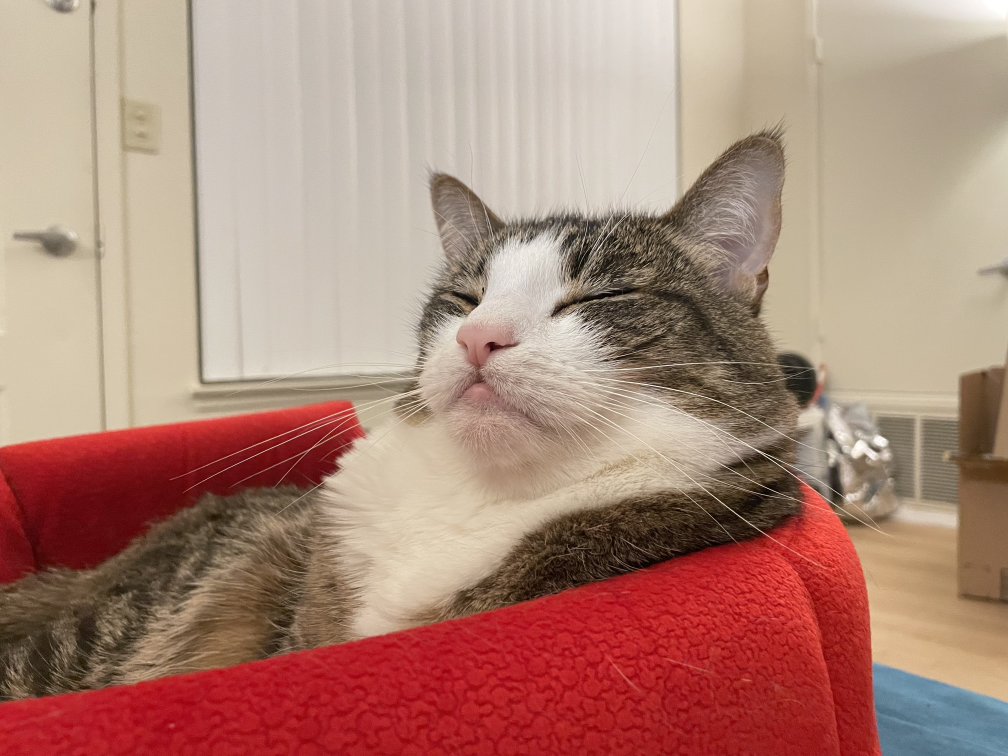
#> input picture images/cat_sloan.jpg, 4032 x 3024 px (shown at 1/4 size)
$ jupyter execute ImageProcessing.ipynb
#> lines starting #> are read from the running program, lines starting #| are printed output that depends on the picture
# Image Processing using Python
Welcome to the tutorial of Image Processing with Python and SciPy. This tutorial will walk you through how to process an image from loading an image to adding image effects to your picture.

**You will learn to:**
- Load a full-color image to a NumPy array
- Display the image in your Jupyter Notebook
- Crop the image to a square shape
- Create a thumbnail of the image
- Apply a color effect using built-in colormap
- Flip an image
- Save your output image to an image file

## 1. Load the packages needed for this exercise
- [numpy](https://numpy.org/) one of the core packages in the scipy ecosystem, powerful N-dimensional array package
- [scipy](https://www.scipy.org/) a Python-based ecosystem of open-source software for mathematics, science, and engineering
- [matplotlib](https://matplotlib.org/) another core package in scipy ecosystem, a comprehensive library for creating static, animated, and interactive visualizations in Python
- [PIL](https://python-pillow.org/) a Python-based image library

[cell 1]
import numpy as np
import scipy
import matplotlib as mpl
import matplotlib.pyplot as plt
from PIL import Image, ImageEnhance

## 2. Load images to Jupyter Notebook
Here we are going to read a picture of cat sloan using python. The picture is saved in the 'images' folder. We are using the 'Image' package of Pillow to load the picutre and convert it to a NumPy array.

[cell 2]
# Put your image path here
fname = "images/" + "cat_sloan.jpg"

# Load the image as NumPy array
my_image = Image.open(fname)
#> my_image is the input picture: PIL image 4032x3024 RGB; mean R, G, B 173.1, 133.7, 119.8
image = np.array(my_image)
print(type(image))
#| <class 'numpy.ndarray'>

## 3. Display the image with a caption
We are going to use matplotlib.pyplot to plot the image with a caption. The caption is placed under the image in the center.

[cell 3]
# Display my image and its resolution
width, height = my_image.size
#> width = 4032; height = 3024
caption = "Fig. 1 Cat Sloan (width:" + str(width) + " height: " + str(height) + ")"
plt.imshow(image)
plt.figtext(0.5, 0.01, caption, wrap=True, horizontalalignment='center')
plt.show()

## 4. Crop the image to a square shape
Assume we are going to keep the center part of the picture and crop it as a square. As we already know the width and height of the image, we are going to choose a proper side length smaller than both of them. Here we use 2500.

[cell 4]
# Crop the image to (2500, 2500, 3)
left = (width - 2500)/2
#> left = 766
right = (width + 2500)/2
#> right = 3266
top = (height - 2500)/2
#> top = 262
bottom = (height + 2500)/2
#> bottom = 2762
image_crop = my_image.crop((left, top, right, bottom))
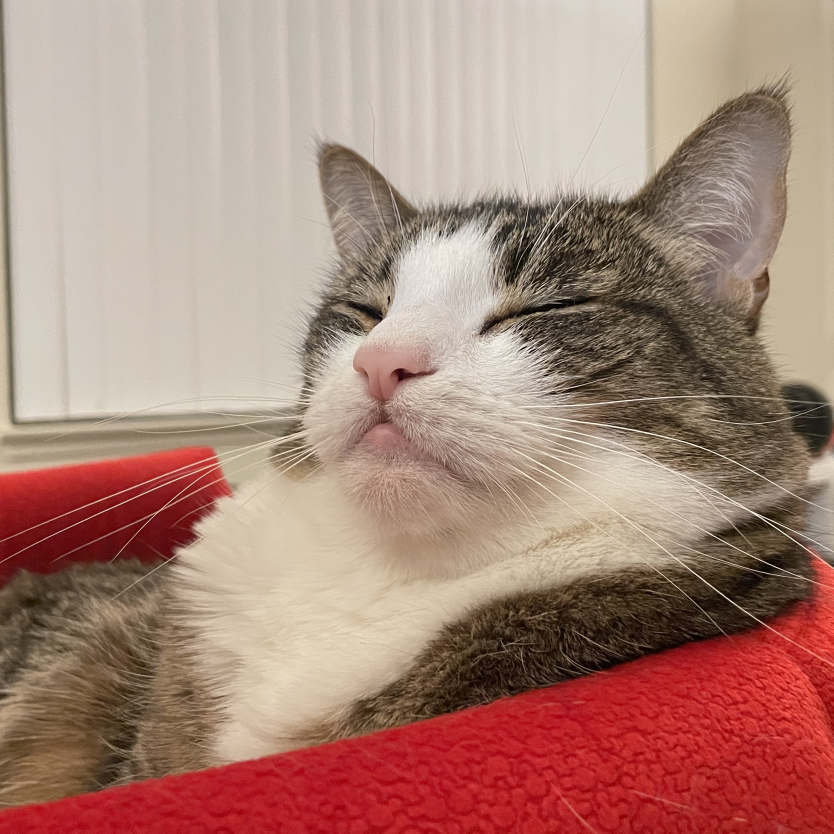
#> image_crop: PIL image 2500x2500 RGB (shown at 1/3 size); mean R, G, B 169.9, 133.4, 120.6

new_width, new_height = image_crop.size
#> new_width = 2500; new_height = 2500
caption2 = "Fig. 2 Cat Sloan - Cropped (width:" + str(new_width) + " height: " + str(new_height) + ")"
plt.imshow(image_crop)
plt.figtext(0.5, 0.01, caption2, wrap=True, horizontalalignment='center')
plt.show()

## 5. Create a thumbnail of the image
As the thumbnail function will edit the image in-place, we are going to create a copy of the original file and edit on the copy. In this way, it won't effect the resolution of the original image object. And then we save the thumbnail to the 'images' folder.

[cell 5]
# Create a thumbnail for the image
image_thm = image_crop.copy()
image_thm.thumbnail((new_width/2, new_width/2))
image_thm.save("images/"+"sloan_thumbnail.jpg")

width_thm, height_thm = image_thm.size
#> width_thm = 1250; height_thm = 1250
caption3 = "Fig. 3 Cat Sloan - Thumbnail (width:" + str(width_thm) + " height: " + str(height_thm) +")"
plt.imshow(image_thm)
plt.figtext(0.5, 0.01, caption3, wrap=True, horizontalalignment='center')
plt.show()

## 6. Add a color effect to the picture
We are going to use matplotlib default color ramps to add an color effect to the image. Here we choose the 'twilight' colormap which will give the image an effect of fake negative film.

[cell 6]
# Add a color effect to sloan
# Select a color map
colormap = mpl.cm.get_cmap('twilight')
# Convert to grayscale
image_g = image_crop.convert('L')
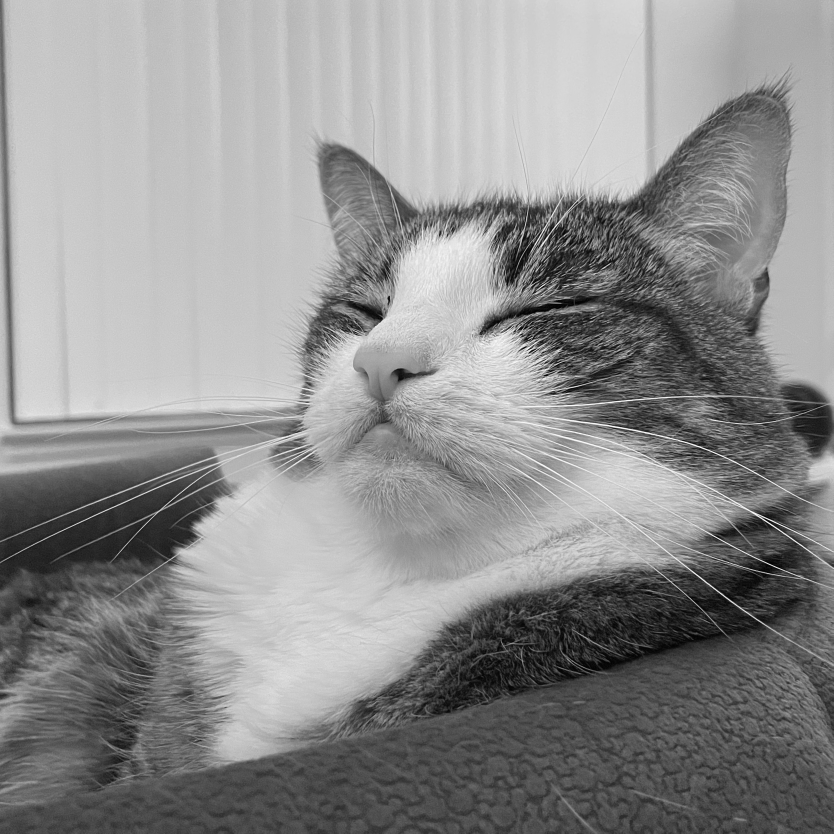
#> image_g: PIL image 2500x2500 L (shown at 1/3 size); min 0, max 254, mean 142.9
# Convert to numpy array
image_c = np.array(image_g)
# Apply color map
image_c = colormap(image_c)
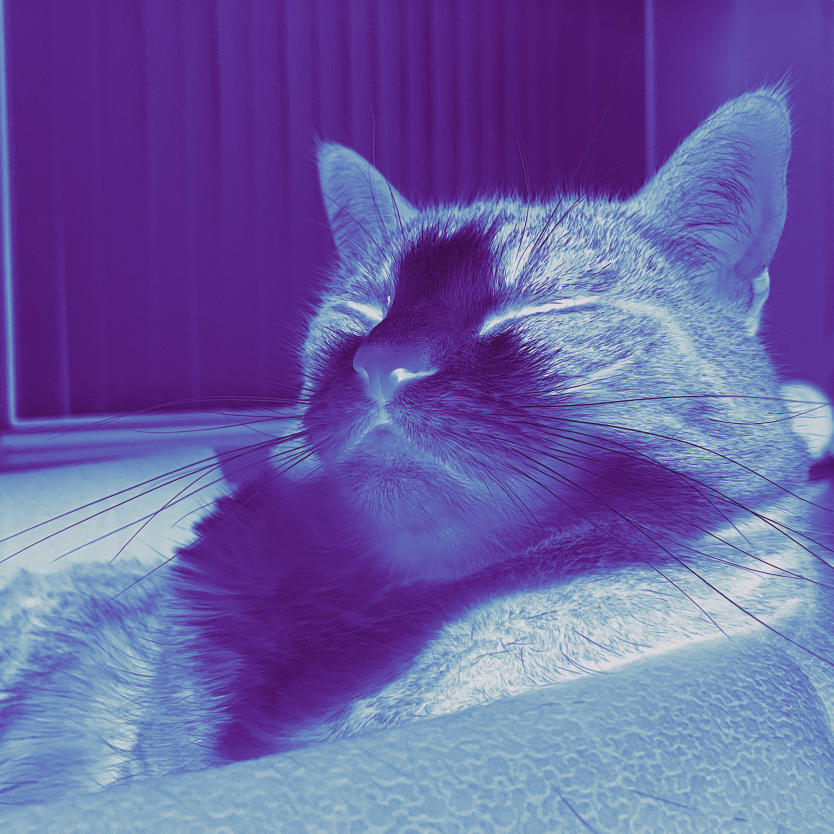
#> image_c: shape (2500, 2500, 4) float64 (shown at 1/3 size); mean of channels 0, 1, 2, 3 0.42, 0.377, 0.644, 1; drawn as R, G, B

# convert to image object
image_c = np.uint8(image_c * 255)
image_color = Image.fromarray(image_c)

caption4 = "Fig. 4 Cat Sloan - Twilight Effect"
plt.imshow(image_color)
plt.figtext(0.5, 0.01, caption4, wrap=True, horizontalalignment='center')
plt.show()

## 7. Flip the image (left-right)
This trick can be used when there're not enough sample photos for model training. We are going to apply the transpose function to the image_color image object.

[cell 7]
# Flip the image of sloan
image_flip = image_color.transpose(Image.FLIP_LEFT_RIGHT)
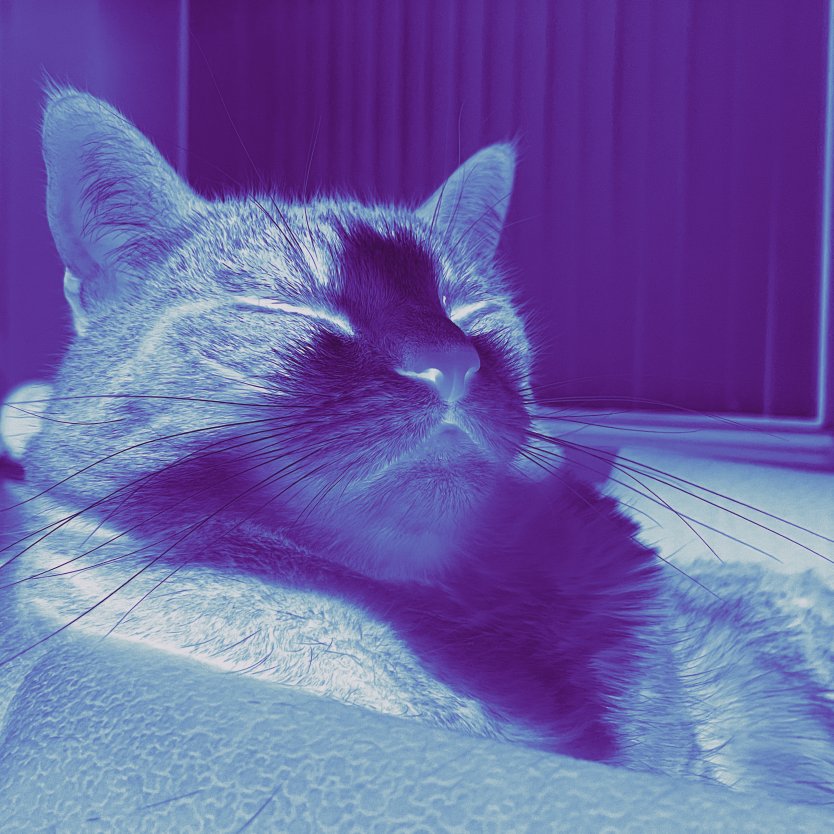
#> image_flip: PIL image 2500x2500 RGBA (shown at 1/3 size); mean R, G, B, A 106.8, 95.7, 163.8, 255

caption5 = "Fig. 5 Cat Sloan - Flipped"
plt.imshow(image_flip)
plt.figtext(0.5, 0.01, caption5, wrap=True, horizontalalignment='center')
plt.show()

## 8. Increase the brightness of the image
The image looks a little bit dark right now. To increase the brightness of the current image, we can use the ImageEnhance function and call the Brightness method. In this case, the brightness factor is set as 1.5. You can play with the factor to see how the photo looks like after adjusting the brightness.

[cell 8]
# Increase the Brightness of the image
image_bright = ImageEnhance.Brightness(image_flip).enhance(1.5)
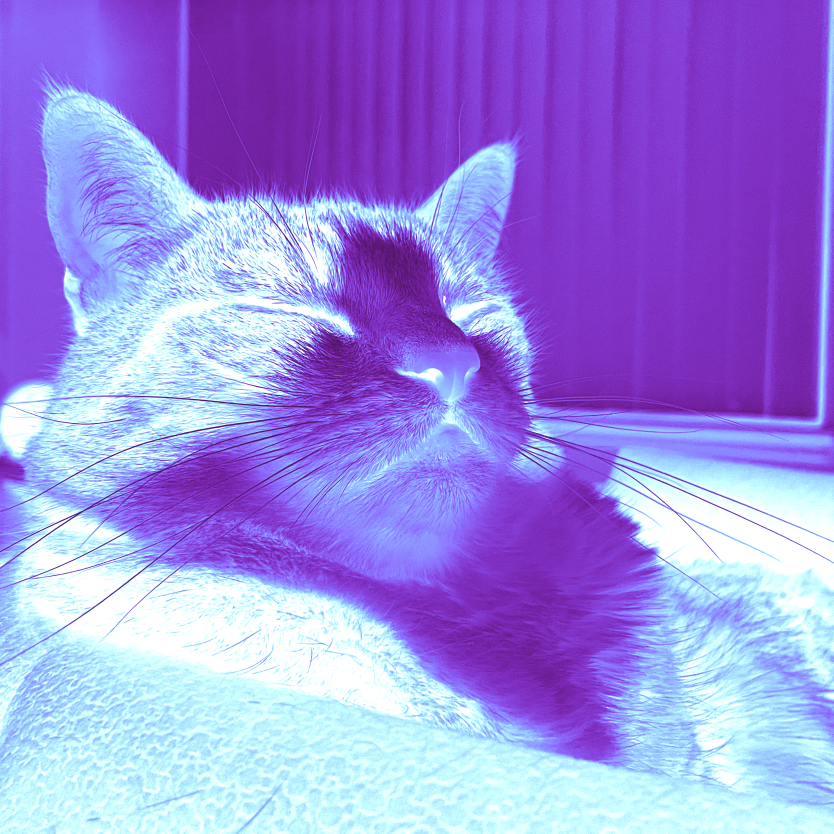
#> image_bright: PIL image 2500x2500 RGBA (shown at 1/3 size); mean R, G, B, A 158, 138.7, 228.2, 255

caption6 = "Fig. 6 Cat Sloan - Brighter"
plt.imshow(image_bright)
plt.figtext(0.5, 0.01, caption6, wrap=True, horizontalalignment='center')
plt.show()

## 9. Save your work
We want to keep the file type consistent with the original files as jpg. The current image object has Red, Green, Blue  valuse and an Alpha value which represents the transparency of the image. But a jpg file doesn't have transparency. So before we save the image, we need to convert the image object to RGB format.

[cell 9]
image_output = image_bright.convert('RGB')
image_output.save("images/"+"sloan_bright.jpg")

$ run again, with images/sloan_bright.jpg copied over images/cat_sloan.jpg
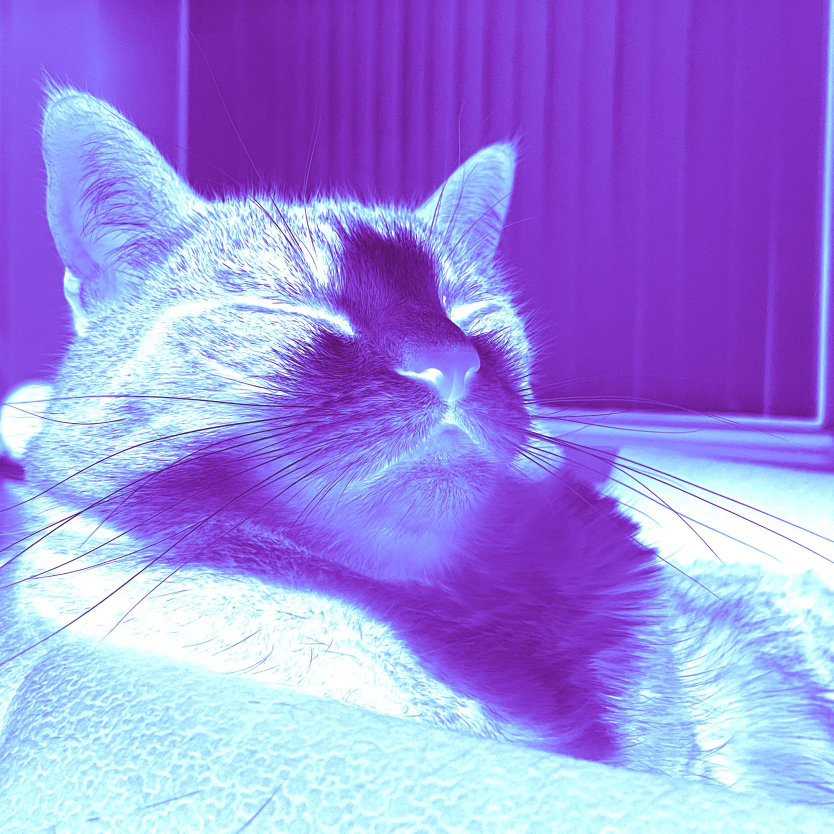
#> input picture images/sloan_bright.jpg, 2500 x 2500 px (shown at 1/3 size)
#> my_image is the input picture: PIL image 2500x2500 RGB; mean R, G, B 158, 138.4, 226.8
#| <class 'numpy.ndarray'>
#> `image_flip = image_color.transpose(Image.FLIP_LEFT_RIGHT)`:
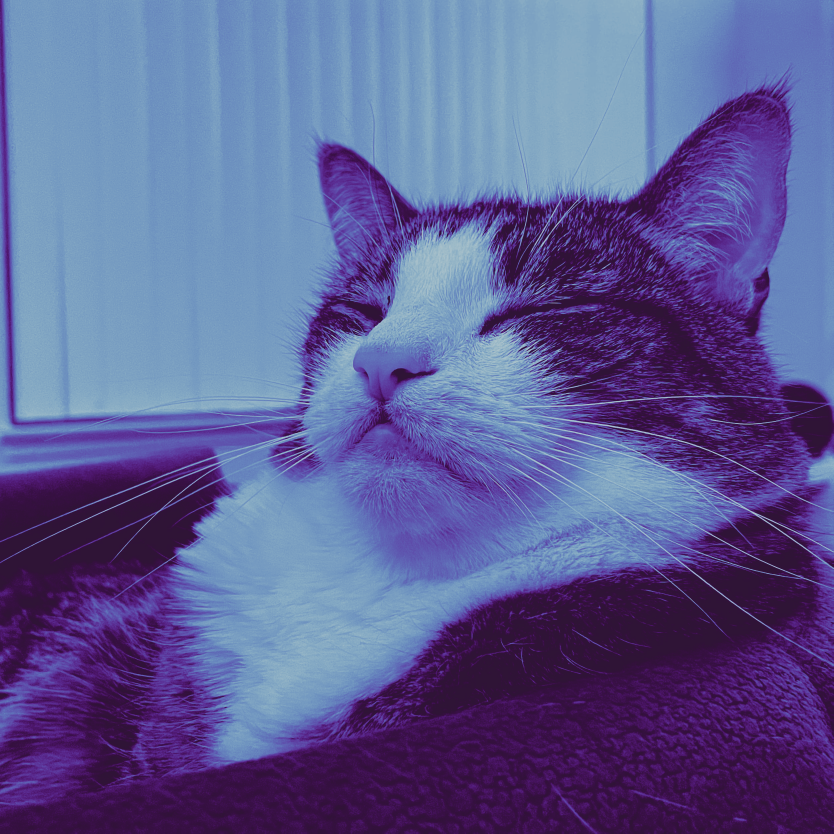
#> image_flip: PIL image 2500x2500 RGBA (shown at 1/3 size); mean R, G, B, A 93.3, 92.3, 148.3, 255
#> `image_bright = ImageEnhance.Brightness(image_flip).enhance(1.5)`:
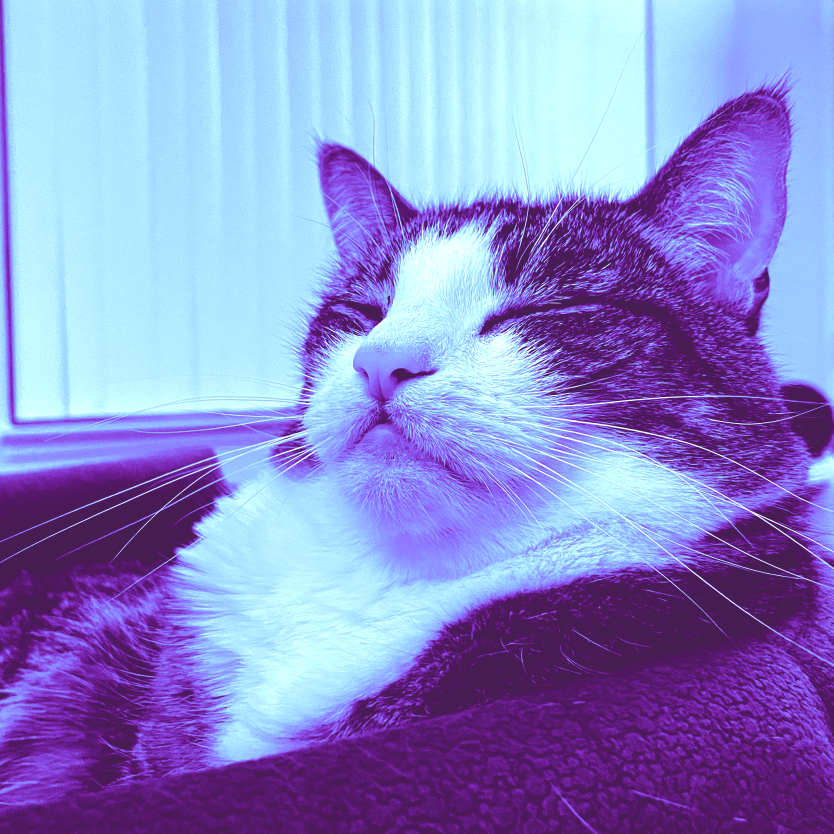
#> image_bright: PIL image 2500x2500 RGBA (shown at 1/3 size); mean R, G, B, A 139.8, 137.8, 205.2, 255

$ run again, with images/sloan_thumbnail.jpg copied over images/cat_sloan.jpg
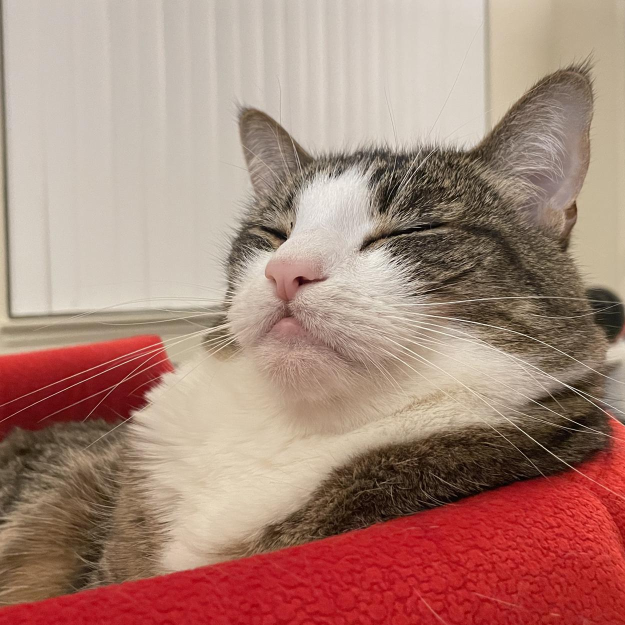
#> input picture images/sloan_thumbnail.jpg, 1250 x 1250 px (shown at 1/2 size)
#> my_image is the input picture: PIL image 1250x1250 RGB; mean R, G, B 170, 133.3, 120.6
#| <class 'numpy.ndarray'>
#> `image_flip = image_color.transpose(Image.FLIP_LEFT_RIGHT)`:
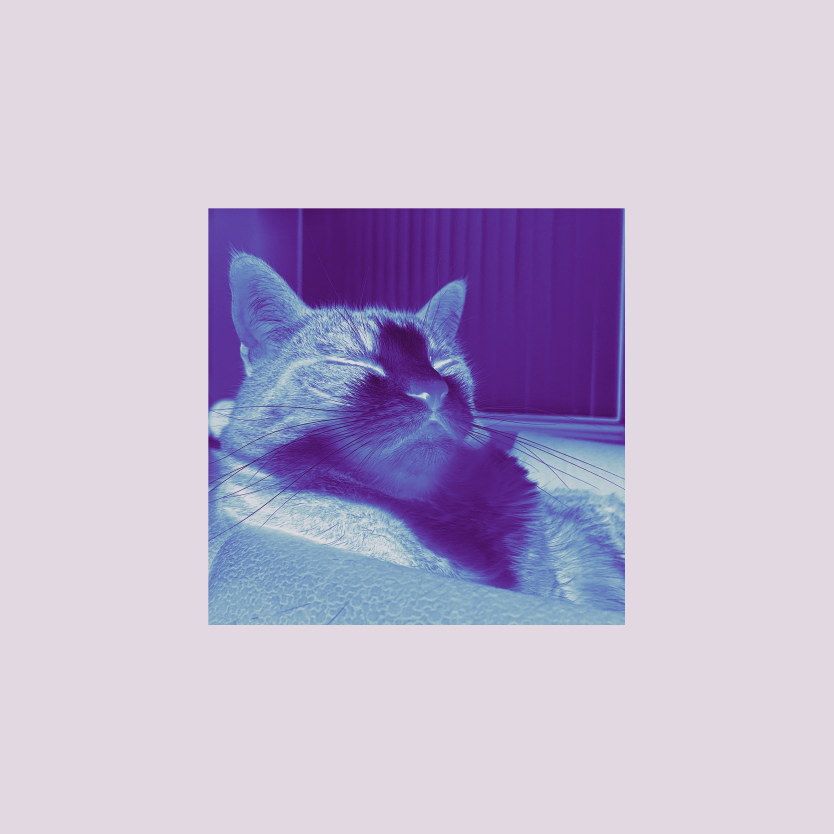
#> image_flip: PIL image 2500x2500 RGBA (shown at 1/3 size); mean R, G, B, A 195.4, 185.9, 210.5, 255
#> `image_bright = ImageEnhance.Brightness(image_flip).enhance(1.5)`:
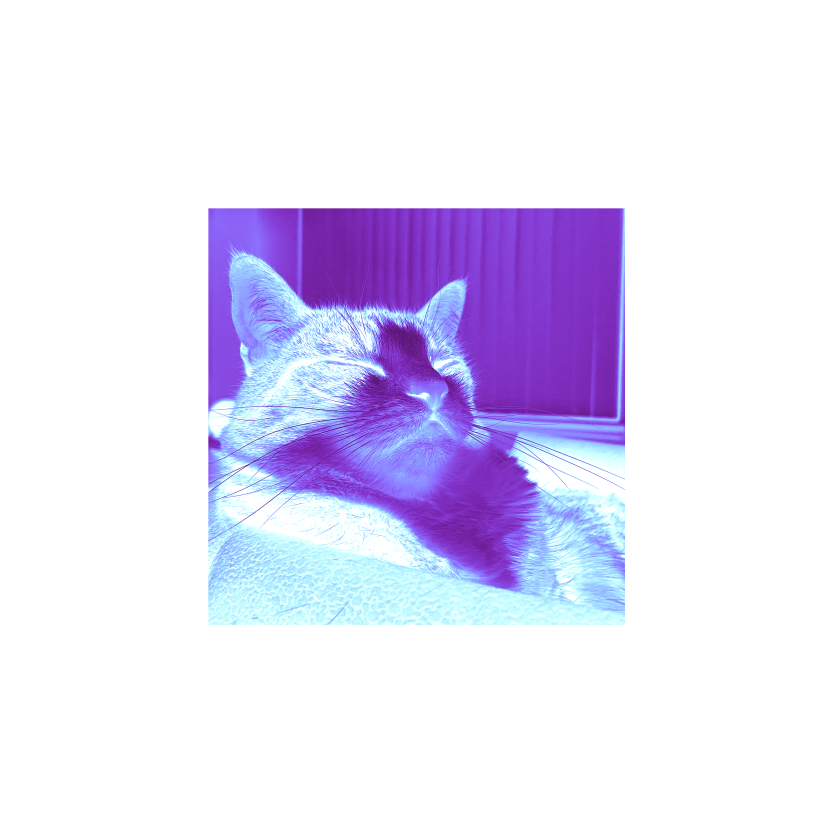
#> image_bright: PIL image 2500x2500 RGBA (shown at 1/3 size); mean R, G, B, A 230.7, 225.9, 248.3, 255
